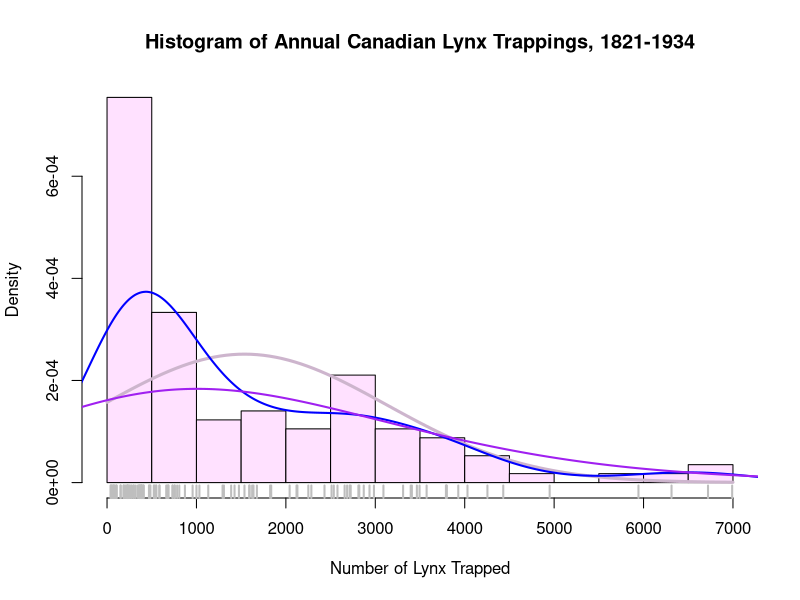

Recreate this plot in R.
library(datasets)

?lynx
head(lynx)
(lynx[2])

# histogram distribution
hist(lynx, 
     breaks = 14, 
     freq = FALSE, 
     col = "thistle1", 
     main = paste("Histogram of Annual Canadian Lynx", "Trappings, 1821-1934"),
     xlab = "Number of Lynx Trapped")

# add a normal distribution
curve(dnorm(x, mean = mean(lynx), sd = sd(lynx)),
      col = "thistle3",
      lwd = 3,
      add = TRUE)

# kernel density functions
lines(density(lynx), col="blue", lwd = 2)
lines(density(lynx, adjust = 3), col = "purple", lwd = 2)

# add a rug plot
rug(lynx, lwd = 2, col = "gray")
